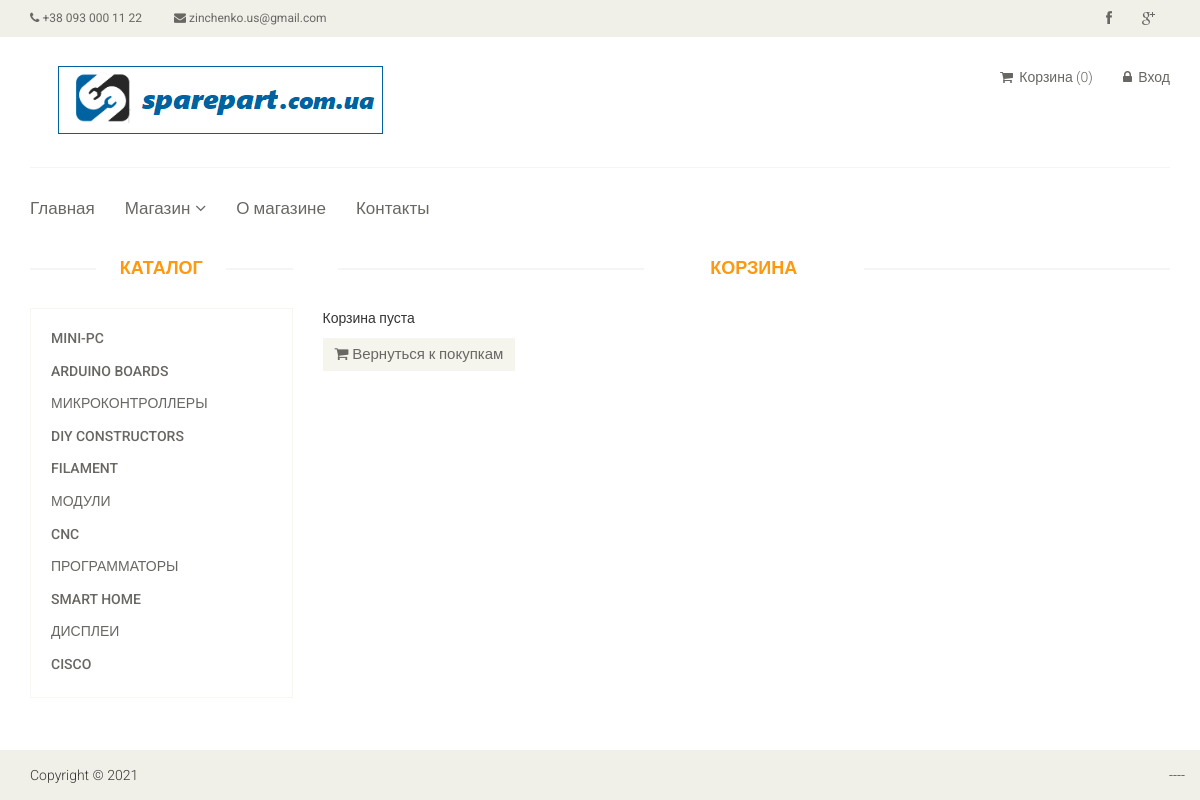
The page /cart on the database its author committed.
### tables this page shows
CREATE TABLE `category` (
  `id` int(11) NOT NULL,
  `name` varchar(255) NOT NULL,
  `sort_order` int(11) NOT NULL DEFAULT 0,
  `status` int(11) NOT NULL DEFAULT 1
);

### config/routes.php (called while the page is built)
<?php
return array(
    'product/([0-9]+)' => 'product/view/$1',
    'catalog' => 'catalog/index',
    'category/([0-9]+)/page-([0-9]+)' => 'catalog/category/$1/$2',
    'category/([0-9]+)' => 'catalog/category/$1',
    'cart/checkout' => 'cart/checkout',
    'cart/delete/([0-9]+)' => 'cart/delete/$1',
    'cart/add/([0-9]+)' => 'cart/add/$1',
    'cart/addAjax/([0-9]+)' => 'cart/addAjax/$1',
    'cart' => 'cart/index',
    'user/register' => 'user/register',
    'user/login' => 'user/login',
    'user/logout' => 'user/logout',
    'cabinet/edit' => 'cabinet/edit',
    'cabinet' => 'cabinet/index',
    'admin/product/create' => 'adminProduct/create',
    'admin/product/update/([0-9]+)' => 'adminProduct/update/$1',
    'admin/product/delete/([0-9]+)' => 'adminProduct/delete/$1',
    'admin/product' => 'adminProduct/index',
    'admin/category/create' => 'adminCategory/create',
    'admin/category/update/([0-9]+)' => 'adminCategory/update/$1',
    'admin/category/delete/([0-9]+)' => 'adminCategory/delete/$1',
    'admin/category' => 'adminCategory/index',
    'admin/order/update/([0-9]+)' => 'adminOrder/update/$1',
    'admin/order/delete/([0-9]+)' => 'adminOrder/delete/$1',
    'admin/order/view/([0-9]+)' => 'adminOrder/view/$1',
    'admin/order' => 'adminOrder/index',
    'admin' => 'admin/index',
    'contacts' => 'site/contact',
    'about' => 'site/about',
    'index.php' => 'site/index',
    '' => 'site/index',
);

### controllers/CartController.php (called while the page is built, shortened)
<?php
class CartController
{
    public function actionIndex()
    {
        $categories = Category::getCategoriesList();
        $productsInCart = Cart::getProducts();
        require_once(ROOT . '/views/cart/index.php');
        return true;
    }
}

### index.php (called while the page is built, shortened)
<?php
require_once(ROOT.'/components/Autoload.php');
$router = new Router();
$router->run();

### models/Category.php (called while the page is built, shortened)
<?php
class Category
{
    public static function getCategoriesList()
    {
        $db = Db::getConnection();
        $result = $db->query('SELECT id, name FROM category WHERE status = "1" ORDER BY sort_order, name ASC');
        $i = 0;
        $categoryList = array();
        while ($row = $result->fetch()) {
            $categoryList[$i]['id'] = $row['id'];
            $categoryList[$i]['name'] = $row['name'];
            $i++;
        }
        return $categoryList;
    }
}

### components/Autoload.php (called while the page is built, shortened)
<?php
spl_autoload_register(function($class_name)
{
    $array_paths = array(
        '/models/',
        '/components/',
        '/controllers/',
    );
    foreach ($array_paths as $path) {
        $path = ROOT . $path . $class_name . '.php';
    }
});

### components/Cart.php (called while the page is built, shortened)
<?php
class Cart
{
    public static function getProducts()
    {
        return false;
    }
}

### views/cart/index.php (the view)
<?php include ROOT . '/views/layouts/header.php'; ?>
<section>
    <div class="container">
        <div class="row">
            <div class="col-sm-3">
                <div class="left-sidebar">
                    <h2>Каталог</h2>
                    <div class="panel-group category-products">
                        <?php foreach ($categories as $categoryItem): ?>
                            <div class="panel panel-default">
                                <div class="panel-heading">
                                    <h4 class="panel-title">
                                        <a href="/category/<?php echo $categoryItem['id'];?>">
                                            <?php echo $categoryItem['name'];?>
                                        </a>
                                    </h4>
                                </div>
                            </div>
                        <?php endforeach; ?>
                    </div>
                </div>
            </div>
            <div class="col-sm-9 padding-right">
                <div class="features_items">
                    <h2 class="title text-center">Корзина</h2>
                    <?php if ($productsInCart): ?>
                        <p>Вы выбрали такие товары:</p>
                        <table class="table-bordered table-striped table">
                            <tr>
                                <th>Код товара</th>
                                <th>Название</th>
                                <th>Стомость, $</th>
                                <th>Количество, шт</th>
                                <th>Удалить</th>
                            </tr>
                            <?php foreach ($products as $product): ?>
                                <tr>
                                    <td><?php echo $product['code'];?></td>
                                    <td>
                                        <a href="/product/<?php echo $product['id'];?>">
                                            <?php echo $product['name'];?>
                                        </a>
                                    </td>
                                    <td><?php echo $product['price'];?></td>
                                    <td><?php echo $productsInCart[$product['id']];?></td>
                                    <td>
                                        <a href="/cart/delete/<?php echo $product['id'];?>">
                                            <i class="fa fa-times"></i>
                                        </a>
                                    </td>
                                </tr>
                            <?php endforeach; ?>
                                <tr>
                                    <td colspan="4">Общая стоимость, $:</td>
                                    <td><?php echo $totalPrice;?></td>
                                </tr>
                        </table>
                        <a class="btn btn-default checkout" href="/cart/checkout"><i class="fa fa-shopping-cart"></i> Оформить заказ</a>
                    <?php else: ?>
                        <p>Корзина пуста</p>
                        <a class="btn btn-default checkout" href="/"><i class="fa fa-shopping-cart"></i> Вернуться к покупкам</a>
                    <?php endif; ?>
                </div>
            </div>
        </div>
    </div>
</section>
<?php include ROOT . '/views/layouts/footer.php'; ?>

### components/Router.php (shortened to what this page needs)
<?php
class Router
{
    private $routes;
    public function __construct()
    {
        $routesPath = ROOT . '/config/routes.php';
        $this->routes = include($routesPath);
    }
    private function getURI()
    {
        if (!empty($_SERVER['REQUEST_URI'])) {
            return trim($_SERVER['REQUEST_URI'], '/');
        }
    }
    public function run()
    {
        $uri = $this->getURI();
        foreach ($this->routes as $uriPattern => $path) {
            if (preg_match("~$uriPattern~", $uri)) {
                $internalRoute = preg_replace("~$uriPattern~", $path, $uri);
                $segments = explode('/', $internalRoute);
                $controllerName = array_shift($segments) . 'Controller';
                $actionName = 'action' . ucfirst(array_shift($segments));
                $parameters = $segments;
                $controllerObject = new $controllerName;
                $result = call_user_func_array(array($controllerObject, $actionName), $parameters);
                if ($result != null) {
                    break;
                }
            }
        }
    }
}

### template/css/main.css (style rules this page uses)
body { font-family: 'Roboto', sans-serif; background:; position: relative; font-weight:400px; }
html, body { height: 100%; margin: 0; padding: 0; }
a { -webkit-transition: 300ms; -moz-transition: 300ms; -o-transition: 300ms; transition: 300ms; }
h1, h2, h3, h4, h5, h6 { font-family: 'Roboto', sans-serif; }
.category-products { border: 1px solid #F7F7F0; margin-bottom: 35px; padding-bottom: 20px; padding-top: 15px; }
.left-sidebar h2, .brands_products h2 { color: #FE980F; font-family: 'Roboto', sans-serif; font-size: 18px; font-weight: 700; margin: 0 auto 30px; text-align: center; text-transform: uppercase; position: relative; z-index:3; }
.left-sidebar h2:after, h2.title:after { content: " "; position: absolute; border: 1px solid #f5f5f5; bottom:8px; left: 0; width: 100%; height: 0; z-index: -2; }
.left-sidebar h2:before { content: " "; position: absolute; background: #fff; bottom: -6px; width: 130px; height: 30px; z-index: -1; left: 50%; margin-left: -65px; }
h2.title:before { content: " "; position: absolute; background: #fff; bottom: -6px; width: 220px; height: 30px; z-index: -1; left: 50%; margin-left: -110px; }
.category-products .panel { background-color: #FFFFFF; border: 0px; border-radius: 0px; box-shadow:none; margin-bottom: 0px; }
.category-products .panel-default .panel-heading { background-color: #FFFFFF; border: 0 none; color: #FFFFFF; padding: 5px 20px; }
.category-products .panel-default .panel-heading .panel-title a { color: #696763; font-family: 'Roboto', sans-serif; font-size: 14px; text-decoration: none; text-transform: uppercase; }
.padding-right { padding-right: 0; }
.features_items { overflow:hidden; }
h2.title { color: #FE980F; font-family: 'Roboto', sans-serif; font-size: 18px; font-weight: 700; margin: 0 15px; text-transform: uppercase; margin-bottom: 30px; position: relative; }
.add-to-cart, .checkout, .back { background:#F5F5ED; border: 0 none; border-radius: 0; color: #696763; font-family: 'Roboto', sans-serif; font-size: 15px; margin-bottom: 25px; }

### rows shown on the page
category: name "MINI-PC"
category: name "ARDUINO BOARDS"
category: name "МИКРОКОНТРОЛЛЕРЫ"
category: name "DIY CONSTRUCTORS"
category: name "FILAMENT"
category: name "МОДУЛИ"
category: name "CNC"
category: name "ПРОГРАММАТОРЫ"
category: name "SMART HOME"
category: name "ДИСПЛЕИ"
category: name "CISCO"
